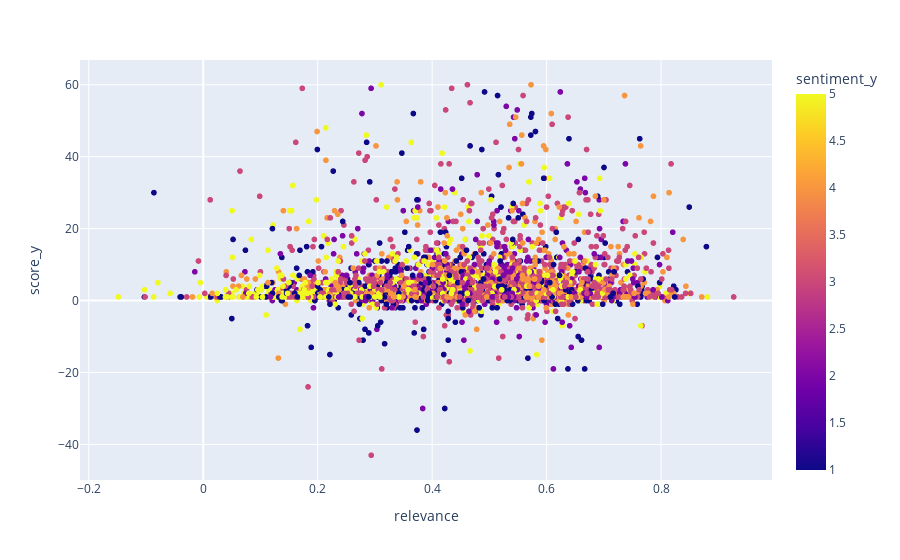

The cell this chart's notebook holds for it:
### Code cell
fig = px.scatter(res_, y='score_y', x='relevance', color='sentiment_y')
fig.show()

### Figure 1 — Plotly figure (JSON) as saved in the notebook; plotly's stock layout.template omitted (floating-point values rounded to 4 significant figures; data arrays with more than 128 entries replaced by an {"elided": "..."} marker saying what was removed)
{"data": [{"hovertemplate": "relevance=%{x}<br>score_y=%{y}<br>sentiment_y=%{marker.color}<extra></extra>", "legendgroup": "", "marker": {"color": {"elided": "4963 int values"}, "coloraxis": "coloraxis", "symbol": "circle"}, "mode": "markers", "name": "", "showlegend": false, "type": "scattergl", "x": {"elided": "4963 float values"}, "xaxis": "x", "y": {"elided": "4963 int values"}, "yaxis": "y"}], "layout": {"coloraxis": {"colorbar": {"title": {"text": "sentiment_y"}}, "colorscale": [[0, "#0d0887"], [0.1111, "#46039f"], [0.2222, "#7201a8"], [0.3333, "#9c179e"], [0.4444, "#bd3786"], [0.5556, "#d8576b"], [0.6667, "#ed7953"], [0.7778, "#fb9f3a"], [0.8889, "#fdca26"], [1, "#f0f921"]]}, "legend": {"tracegroupgap": 0}, "margin": {"t": 60}, "xaxis": {"anchor": "y", "domain": [0, 1], "title": {"text": "relevance"}}, "yaxis": {"anchor": "x", "domain": [0, 1], "title": {"text": "score_y"}}}}
